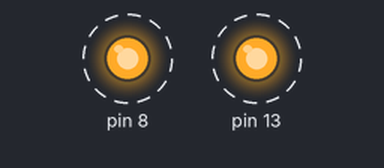
Recording of a sketch running on a simulated Arduino Uno, built with avr-gcc and run on an emulated ATmega328P. Shown: output pins drawn as LEDs (lit = HIGH). Dashed ring = blinking.

Above: at 0.12 s.
Timing chart, 0 to 3.0 s (numbered marks = the images above):
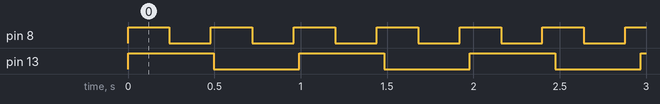

Measured:
- by itself, pin 8: alternates HIGH for 0.24 s and LOW for 0.24 s
- by itself, pin 13: alternates HIGH for 0.50 s and LOW for 0.50 s
- by itself, everything shown: repeats every 15.8 s, in 88 steps

The sketch:

FreeRTOS_UNO.ino
```cpp
#include <Arduino_FreeRTOS.h>

void taskA(void *pvParam)  {
  pinMode(8, OUTPUT);
  while (1) {
    digitalWrite(8, !digitalRead(8));
    vTaskDelay( 250 / portTICK_PERIOD_MS );
  }
}

void taskB(void *pvParam) {
  pinMode(13, OUTPUT);
  while (1) {
    digitalWrite(13, !digitalRead(13));
    vTaskDelay( 500 / portTICK_PERIOD_MS );
  }
}

void setup() {
  xTaskCreate( taskA, "task A", 100, NULL, 1 , NULL);
  xTaskCreate( taskB, "task B", 100, NULL, 1 , NULL);

  vTaskStartScheduler();   // 啟動任務調度器
}

void loop() { }
```
